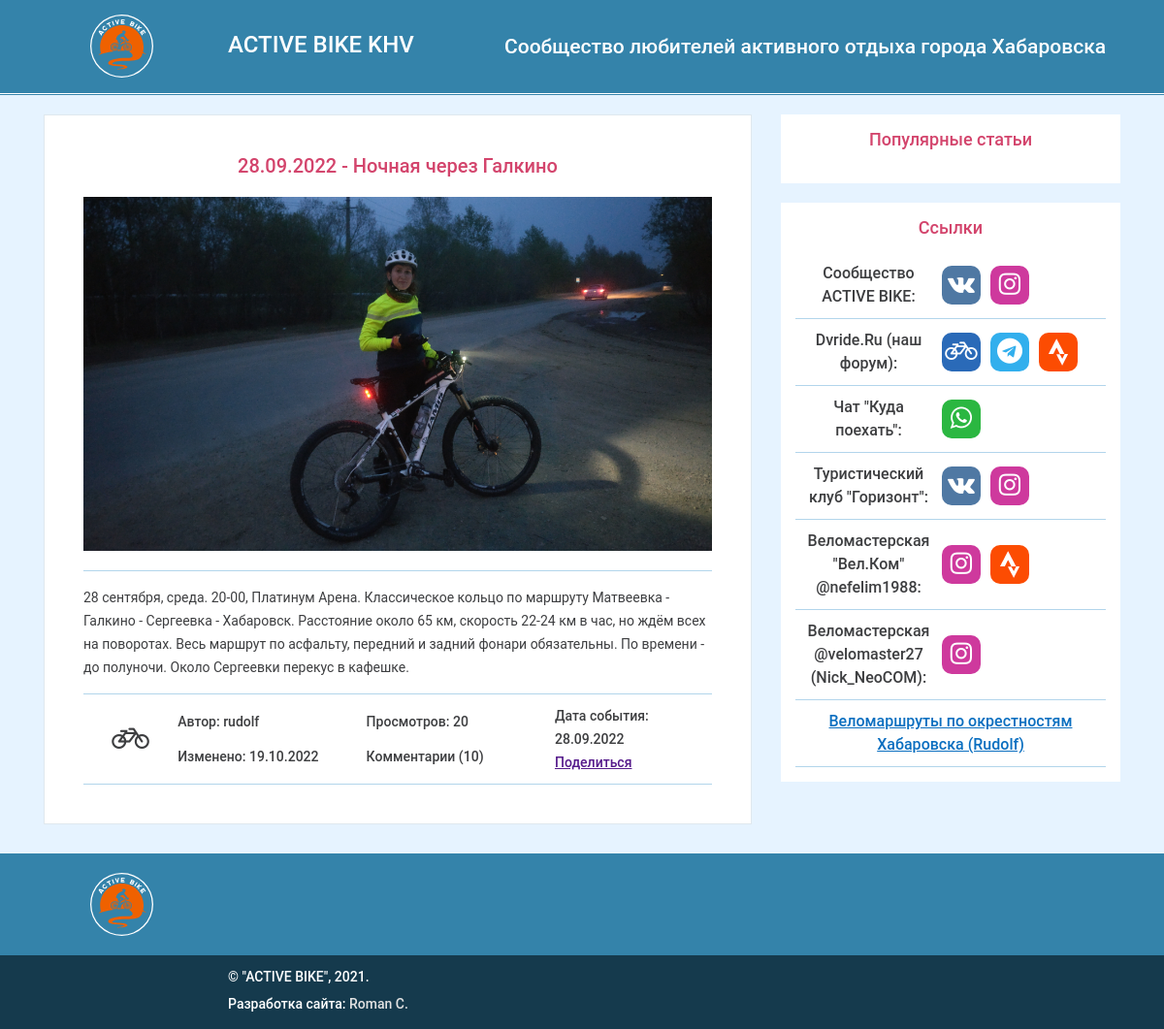
/events/2/, run on an earlier commit of the app's database.
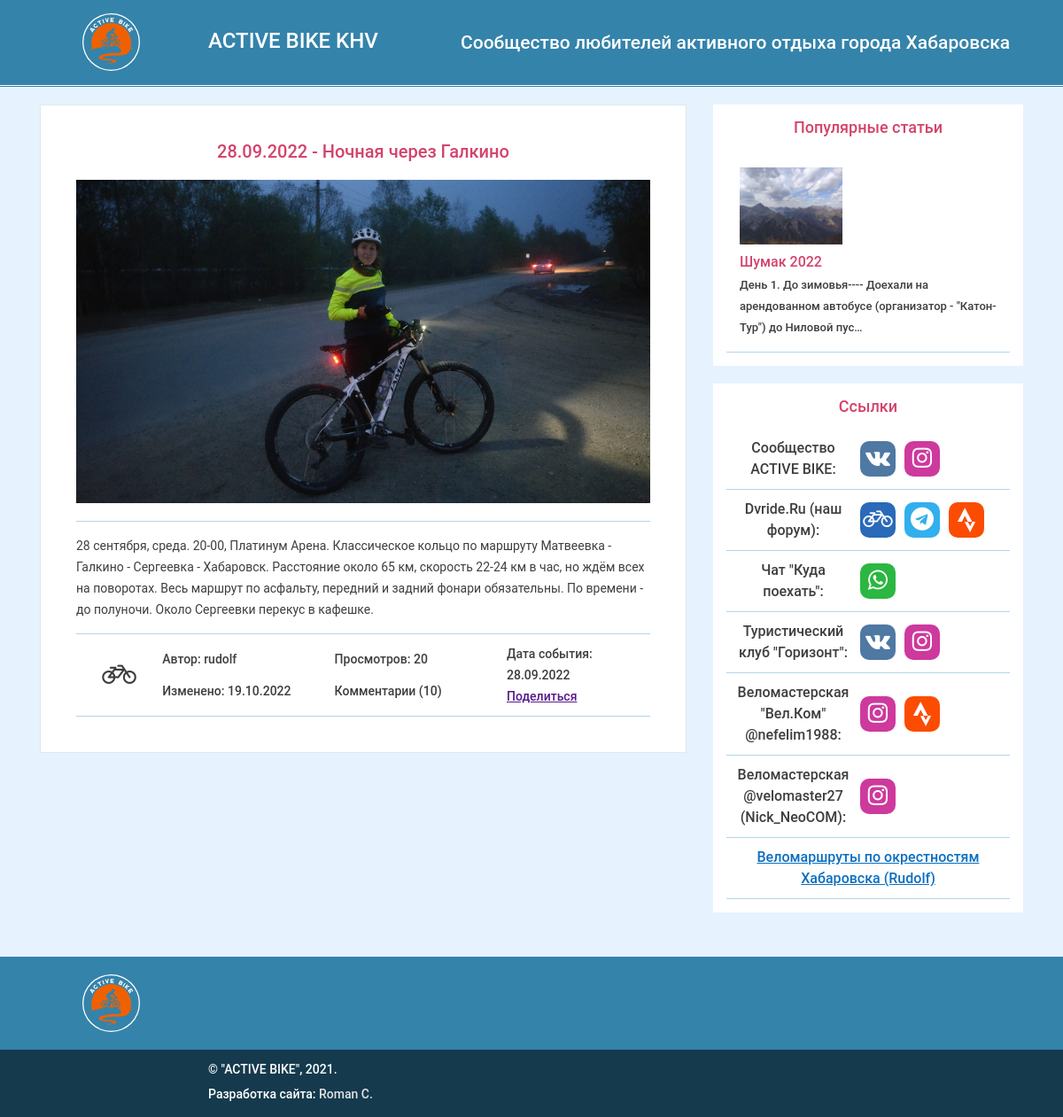
And on a later commit of the database.
### events/models.py (models this page shows, shortened)
class Event(models.Model):
    title = models.CharField(max_length=200)
    description = models.TextField()
    image = models.ImageField(
        'Картинка',
        upload_to='events/',
        blank=True
    )
    author = models.ForeignKey(
        User,
        on_delete=models.CASCADE,
        related_name='events'
    )
    event_type = models.ForeignKey(
        EventType,
        on_delete=SET_NULL,
        blank=True,
        null=True,
        related_name='events'
    )
    tags = models.ManyToManyField(
        Tag,
        related_name='events',
        verbose_name='Теги',
        blank=True,
    )
    date_pub = models.DateTimeField(auto_now_add=True)
    date_edit = models.DateTimeField(auto_now=True)
    date_planned = models.DateTimeField()
    class Meta:
        ordering = ['-date_planned']
        verbose_name = 'Событие'
        verbose_name_plural = 'События'

class Article(models.Model):
    title = models.CharField(max_length=200)
    image = models.ImageField(
        'Картинка',
        upload_to='articles/',
        blank=True
    )
    text = models.TextField()
    author = models.ForeignKey(
        User,
        on_delete=models.CASCADE,
        related_name='articles'
    )
    tags = models.ManyToManyField(
        Tag,
        related_name='articles',
        verbose_name='Теги',
        blank=True,
    )
    date_pub = models.DateTimeField(auto_now_add=True)
    date_edit = models.DateTimeField(auto_now=True)
    class Meta:
        ordering = ['-date_pub']
        verbose_name = 'Статья'
        verbose_name_plural = 'Статьи'

### events/views.py (the view)
# urls.py: path('events/<int:event_id>/', views.event_detail, name='event_detail'),
def event_detail(request, event_id):
    event = get_object_or_404(Event, pk=event_id)
    author_events_count = Event.objects.filter(author=event.author).count()
    context = {
        'event': event,
    }
    return render(request, 'events/event_detail.html', context)

### events/templatetags/sidebar.py (called while the page is built)
@register.inclusion_tag("includes/right_sidebar.html")
def show_sidebar():
  articles = Article.objects.all()
  return {'popular_articles': articles}

### templates/events/event_detail.html (shortened to what this page needs)
{% extends 'base.html' %}
{% load static %}
{% load cache %}
{% load thumbnail %}
{% block content %}
<article class="event-page">
  <h3 class="event-page__caption">{{ event.date_planned|date:"d.m.Y" }} - {{ event.title }}</h3>
  <div class="event-page__main">
    <div class="event-page__image">
      {% thumbnail event.image "500x300" crop="center" upscale=True as im %}
        <img src="{{ im.url }}" width="{{ im.width }}" height="{{ im.height }}" alt="{{ event.title }}" class="event-page__image-img">
      {% endthumbnail %}
    </div>
    <div class="event-page-descr">
      <p class="event-page-descr__text">{{ event.description }}</p>
    </div>
  </div>
  <div class="event-page__info">
    <div class="event-page__info-col event-page__info-col_1">
      <div class="event-page__icons">
        <i class="fa fa-bicycle fa-lg"></i>
      </div>
    </div>
    <div class="event-page__info-col event-page__info-col_2">
      <div class="event-page-author">
        Автор:
        <span class="event-page-author__value">{{ event.author }}</span>
      </div>
      <div class="event-page-date-edited">
        Изменено:
        <span class="event-page-date-edited__value">{{ event.date_edit|date:"d.m.Y" }}</span>
      </div>
    </div>
    <div class="event-page__info-col event-page__info-col_3">
      <div class="event-page__views">
        Просмотров:
        <span class="event-page__views-value">20</span>
      </div>
      <div class="event-page__comments">
        Комментарии (<span class="event-page__views-value">10</span>)
      </div>
    </div>
    <div class="event-page__info-col event-page__info-col_4">
      <div class="event-page__date">
        Дата события:
        <span class="event-page__date-value">{{ event.date_planned|date:"d.m.Y" }}</span>
      </div>
      <div class="event-page__share">
        <a class="event-page__date-value" href="">Поделиться</a>
      </div>
    </div>
  </div>
</article>
{% endblock %}

### templates/base.html (shortened to what this page needs)
{% load static %}
{% load sidebar %}
<!DOCTYPE html>
<html>
  <head>
    <link rel="stylesheet" href="{% static 'libs/bootstrap-grid.min.css' %}">
    <link rel="stylesheet" href="{% static 'libs/reset.css' %}">
    <link rel="stylesheet" href="{% static 'libs/font-awesome/css/font-awesome.min.css' %}">
    <link rel="stylesheet" href="{% static 'css/style.css' %}">
  </head>
  <body>
    {% include 'includes/header.html' %}
    <main id="primary" class="main site-main">
      <div class="container">
        <div class="row">
          <div class="col-8">
            <div class="content">
                {% block content %}Нет событий.{% endblock %}
            </div>
          </div>
          <div class="col-4">
            {% show_sidebar %}
          </div>
        </div>
      </div>
    </main>
    {% include 'includes/footer.html' %}
  </body>
</html>

### templates/includes/header.html (shortened to what this page needs)
{% load static %}
{% load common_tags %}
<header class="header">
  <div class="header-topline">
    <div class="container">
      <div class="row justify-content-center align-items-center">
        <div class="col-2">
          <div class="site-logo-wrapper">
            <a href="/" class="site-logo"></a>
          </div>
        </div>
        <div class="col-3">
          <h1 class="header-text__title">ACTIVE BIKE KHV</h1>
        </div>
        <div class="col-7">
          <div class="header-text">
            Сообщество любителей активного отдыха города Хабаровска
          </div>
        </div>
      </div>
    </div>
  </div>
</header>
<nav class="header-menu">
  <div class="container">
    <div class="row justify-content-center align-items-center">
      <div class="col-12">
          {% load menubuilder %}
      </div>
    </div>
  </div>
</nav>

### templates/includes/right_sidebar.html
{% load thumbnail %}
<aside class="sidebar">
  <div class="top-articles">
    <h2 class="top-articles__title">Популярные статьи</h2>
    <ul class="top-articles-list">
      {% for article in popular_articles %}
        <li class="single-article">
          <a href="/" class="single-article__link">
            {% thumbnail article.image "200x200" crop="center" upscale=True as im %}
              <img src="{{ im.url }}" alt="{{ article.title }}" class="single-article__img">
            {% endthumbnail %}
            <h3 class="single-article__title">{{ article.title }}</h3>
            <p class="single-article__text">{{ article.text|truncatechars:100 }}</p>
          </a>
        </li>
      {% endfor %}
    </ul>
  </div>
  <div class="links-block">
    <h2 class="links-block__caption links-caption">Ссылки</h2>
    <ul class="links-block__list">
      <li class="links-block__li">
        <span class="links-block__text">Сообщество ACTIVE BIKE:</span>
        <span class="social-links">
          <a
            href="https://vk.com/bikekhv"
            class="social-link social-link_vk"
            title="Вконтакте"
            ><i class="fa fa-vk fa-lg"></i
          ></a>
          <a
            href="https://www.instagram.com/activebike_khv"
            class="social-link social-link_instagram"
            title="Instagram"
            ><i class="fa fa-instagram fa-lg"></i
          ></a>
        </span>
      </li>
      <li class="links-block__li">
        <span class="links-block__text">Dvride.Ru (наш форум):</span>
        <span class="social-links">
          <a
            href="https://www.dvride.ru"
            class="social-link social-link_dvride"
            title="Форум Dvride.Ru"
            ><i class="fa fa-bicycle fa-lg"></i
          ></a>
          <a
            href="https://t.me/dvride"
            class="social-link social-link_telegram"
            title="чат ВелоХа в Telegram"
            ><i class="fa fa-telegram fa-lg"></i
          ></a>
          <a
            href="https://www.strava.com/clubs/dvride"
            class="social-link social-link_strava"
            title="Клуб Dvride в Strava"
            ><i class="icon-strava"></i
          ></a>
        </span>
      </li>
      <li class="links-block__li">
        <span class="links-block__text">Чат "Куда поехать":</span>
        <span class="social-links">
          <a
            href="https://chat.whatsapp.com/Evl24E6CGerETihtyJQtDE"
            class="social-link social-link_whatsapp"
            title="WhatsApp"
            ><i class="fa fa-whatsapp fa-lg"></i
          ></a>
        </span>
      </li>
      <li class="links-block__li">
        <span class="links-block__text">Туристический клуб "Горизонт":</span>
        <span class="social-links">
          <a
            href="https://vk.com/togu_gorizont"
            class="social-link social-link_vk"
            title="Вконтакте"
            ><i class="fa fa-vk fa-lg"></i
          ></a>
          <a
            href="https://instagram.com/tc_gorizont_khv"
            class="social-link social-link_instagram"
            title="Instagram"
            ><i class="fa fa-instagram fa-lg"></i
          ></a>
        </span>
      </li>
      <li class="links-block__li">
        <span class="links-block__text"
          >Веломастерская "Вел.Ком" @nefelim1988:</span
        >
        <span class="social-links">
          <a
            href="https://www.instagram.com/velcomebike"
            class="social-link social-link_instagram"
            title="Instagram"
            ><i class="fa fa-instagram fa-lg"></i
          ></a>
          <a
            href="https://www.strava.com/clubs/velcombike"
            class="social-link social-link_strava"
            title="Strava"
            ><i class="icon-strava"></i
          ></a>
        </span>
      </li>
      <li class="links-block__li">
        <span class="links-block__text"
          >Веломастерская @velomaster27 (Nick_NeoCOM):</span
        >
        <span class="social-links">
          <a
            href="https://www.instagram.com/velomaster27/"
            class="social-link social-link_instagram"
            title="Instagram"
            ><i class="fa fa-instagram fa-lg"></i
          ></a>
        </span>
      </li>
      <li class="links-block__li">
        <a href="https://rudolf-khb.livejournal.com/124304.html" class="link"
          >Веломаршруты по окрестностям Хабаровска (Rudolf)</a
        >
      </li>
    </ul>
  </div>
</aside>

### templates/includes/footer.html (shortened to what this page needs)
<footer class="footer site-footer">
  <div class="footer-menu-wrapper">
    <div class="container">
      <div class="row">
        <div class="col-4 col-md-2">
          <div class="site-logo-wrapper site-logo-wrapper_footer">
            <a href="/" class="site-logo"></a>
          </div>
        </div>
        <div class="col-8 col-md-10">
                {% load menubuilder %}
        </div>
      </div>
    </div>
  </div>
  <div class="footer-copyright">
    <div class="container">
      <div class="row">
        <div class="col-4 col-md-2"></div>
        <div class="col-8 col-md-10">
          <p class="footer__copyright-text">&copy; "ACTIVE BIKE", 2021.</p>
          <p class="footer__copyright-text footer__copyright-text_2">Разработка сайта:
          <a href="https://www.instagram.com/xjavue/" class="footer__link">Roman C.</a></p>
        </div>
      </div>
    </div>
  </div>
</footer>

What changed in the data, as far as the page shows it:
added Article: title "Шумак 2022", text "День 1. До зимовья---- Доехали на арендованном автобусе (организатор - \"Катон-Тур\") до Ниловой пус…"
